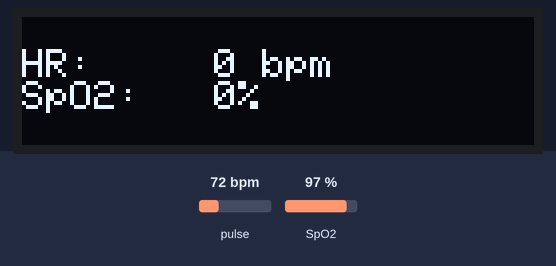
The sketch below on a simulated ESP32. On the bench: 128×32 one-colour display. Inputs (shaded band) come from the test bench; at power-on: pulse 72 bpm, SpO2 97 %. Nothing arrives over Bluetooth unless stated; a phone connects over Bluetooth LE 3 s after start; what the sketch prints to the serial monitor is not drawn.

Above: at 1.6 s.
1.7 s: pulse set to 42 bpm
At 4.5 s:
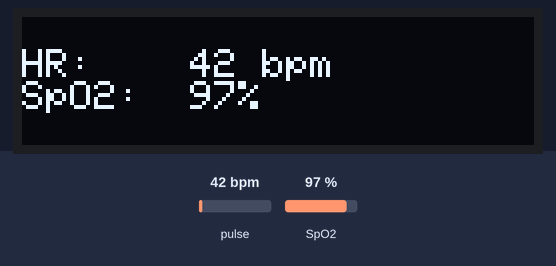
4.7 s: SpO2 set to 80 %
At 6.2 s:
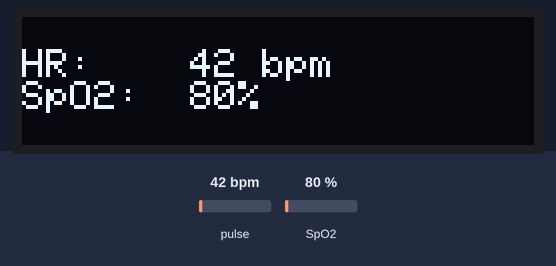
6.5 s: pulse set to 70 bpm
At 7.5 s:
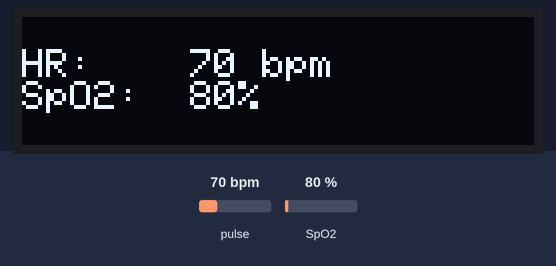
8.5 s: SpO2 set to 85 %
At 10.1 s:
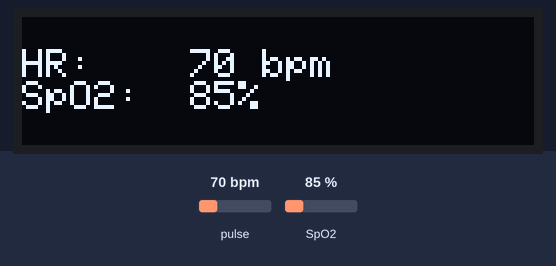
Timing chart, 0 to 11.6 s (numbered marks = the images above; inputs shaded):
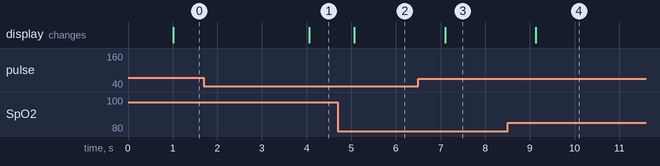

The sketch:

arduino-code-picoximeter.ino
```cpp
// imports for PulOx
#include <Wire.h>
#include "MAX30100_PulseOximeter.h"
// imports for Display
#include <SPI.h>
#include <Adafruit_GFX.h>
#include <Adafruit_SSD1306.h>
// imports for BLE
#include <BLEDevice.h>
#include <BLEUtils.h>
#include <BLEServer.h>
#include <esp_system.h>
#include <BLE2902.h>

PulseOximeter pox;
#define REPORTING_PERIOD_MS 1000
uint32_t tsLastReport = 0;

#define SCREEN_WIDTH 128 // OLED display width, in pixels
#define SCREEN_HEIGHT 32 // OLED display height, in pixels
#define OLED_RESET     4 // Reset pin # (or -1 if sharing Arduino reset pin)
#define SCREEN_ADDRESS 0x3C ///< See datasheet for Address; 0x3D for 128x64, 0x3C for 128x32
Adafruit_SSD1306 display(SCREEN_WIDTH, SCREEN_HEIGHT, &Wire, OLED_RESET);
#define BLACK 0x0000
#define WHITE 0xFFFF

#define SERVICE_UUID        "00001822-0000-1000-8000-00805f9b34fb" //specific to pulse oximetry services
#define CHARACTERISTIC_UUID "d761c8ea-1ac4-11ec-9621-0242ac130002" //choosen arbitrarily
BLECharacteristic *aCharacteristic;

String addZeroes(int number){
  String text = "";
  if(number >= 10){
    if(number >= 100){
      return "";
    }
    return "0";
  }
  return "00";
}

void setup() {
  Serial.begin(115200);

  if(!display.begin(SSD1306_SWITCHCAPVCC, SCREEN_ADDRESS)) {
    Serial.println(F("SSD1306 allocation failed"));
    for(;;); // Don't proceed, loop forever
  }

  display.clearDisplay();
  display.display();

  //BLE server is being initialized
  //create one BLEService and one Characteristic
  BLEDevice::init("Picoximeter");
  BLEServer *aServer = BLEDevice::createServer();

  //uuid for the BLE service is set
  BLEService *aService = aServer->createService(SERVICE_UUID);
  //uuid for the BLE characteristic is set
  //the characteristics properties are defined
  aCharacteristic = aService->createCharacteristic(
                     CHARACTERISTIC_UUID,
                     BLECharacteristic::PROPERTY_READ   |
                     BLECharacteristic::PROPERTY_NOTIFY
                   );
  aCharacteristic->addDescriptor(new BLE2902());

  //BLE server is being started
  aService->start();
  BLEAdvertising *aAdvertising = aServer->getAdvertising();
  aAdvertising->addServiceUUID(SERVICE_UUID);
  aAdvertising->start();

  if (!pox.begin()) {
    Serial.println("FAILED");
    for(;;);
  } else {
    Serial.println("SUCCESS");
  }
}

void loop() {
  pox.update();
  int hr = (int) pox.getHeartRate();
  int spO2 = (int) pox.getSpO2();

  if (millis() - tsLastReport > REPORTING_PERIOD_MS) {
    Serial.print("Heart rate:");
    Serial.print(hr);
    Serial.print("bpm / SpO2:");
    Serial.print(spO2);
    Serial.println("%");

    display.clearDisplay();
    display.setCursor(0, 0);
    display.setTextSize(1);
    display.setTextColor(SSD1306_WHITE);
    display.println(F(""));

    display.print("HR:   ");
    display.setTextColor(SSD1306_BLACK, SSD1306_BLACK);
    display.print(addZeroes(hr));
    display.setTextColor(SSD1306_WHITE, SSD1306_BLACK);
    display.print(hr);

    display.print(" bpm\nSpO2: ");
    display.setTextColor(SSD1306_BLACK, SSD1306_BLACK);
    display.print(addZeroes(spO2));
    display.setTextColor(SSD1306_WHITE, SSD1306_BLACK);
    display.print(spO2);
    display.print("%");

    display.display();

    String toSend = String(hr) + ";" + String(spO2);

    aCharacteristic->setValue(toSend.c_str());
    aCharacteristic->notify();

    tsLastReport = millis();
  }
}
```

Measured:
- after the input at 1.7 s, the display: changes after 2.4 s (image 1)
- after the input at 4.7 s, the display: changes after 0.37 s (image 2)
- after the input at 6.5 s, the display: changes after 0.60 s (image 3)
- after the input at 8.5 s, the display: changes after 0.63 s (image 4)
